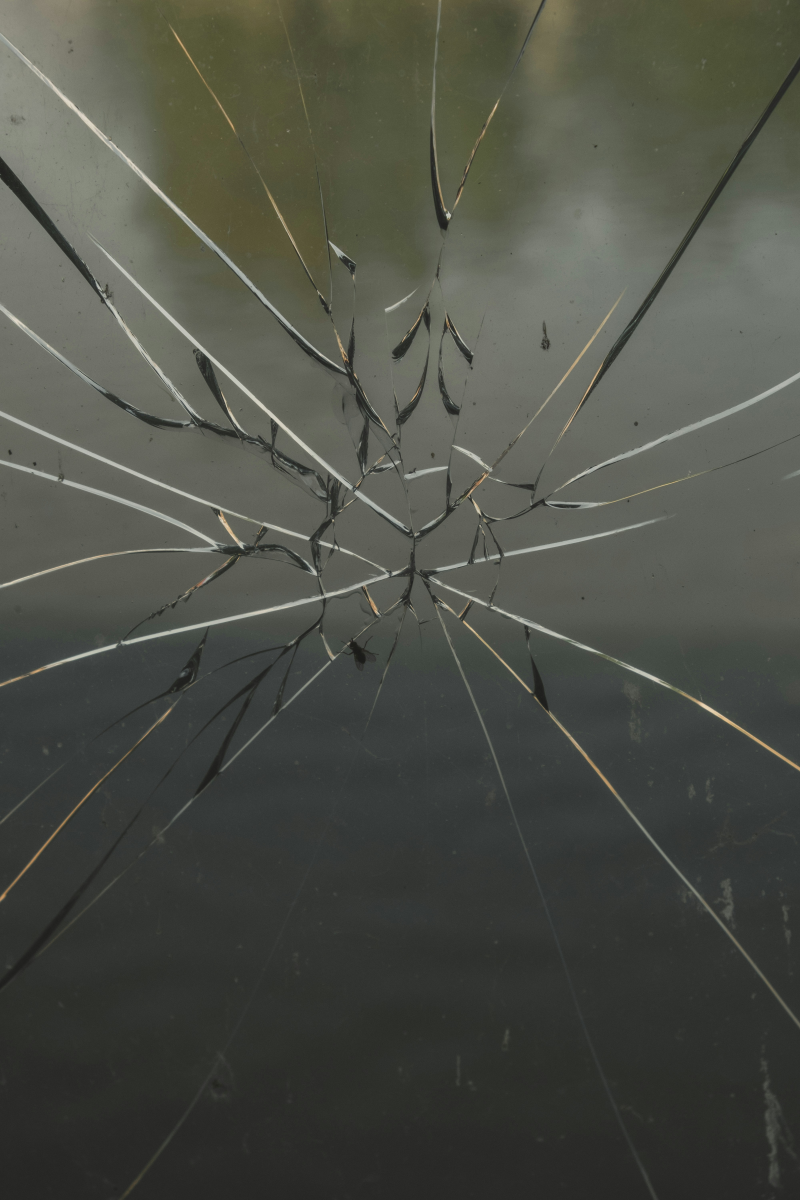
#> input picture img5.jpg, 4000 x 6000 px (shown at 1/5 size)
$ python main.py
#> lines starting #> are read from the running program, lines starting #| are printed output that depends on the picture; after the words box and inside, x2 and y2 are one past the last pixel; in counts of white or black regions, pixels touching at a corner belong together
import cv2
import numpy as np

image = cv2.imread('img5.jpg')
#> image is the input picture: shape (6000, 4000, 3); mean B, G, R 70.5, 78.9, 76.7

# Resize the image for easier processing (optional)
image = cv2.resize(image, (800, 600))
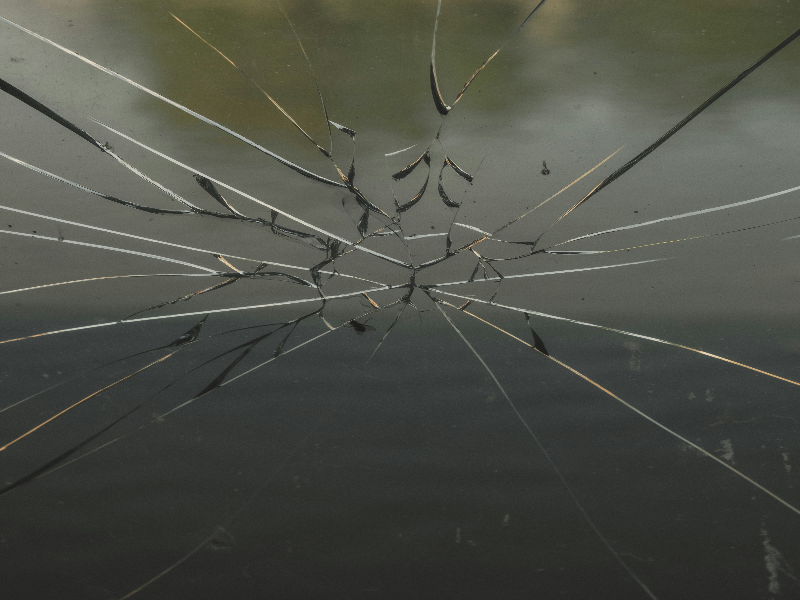
#> image: shape (600, 800, 3); mean B, G, R 70.8, 79.2, 77

# Convert the image to grayscale
gray = cv2.cvtColor(image, cv2.COLOR_BGR2GRAY)
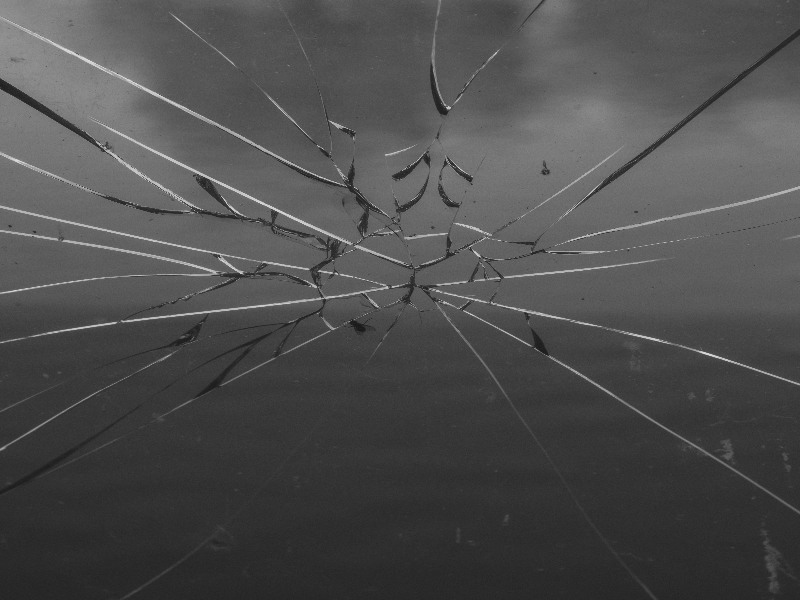
#> gray: shape (600, 800); min 25, max 220, mean 77.6

# Apply Gaussian blur to reduce noise
blurred = cv2.GaussianBlur(gray, (5, 5), 0)

edges = cv2.Canny(blurred, threshold1=50, threshold2=150)
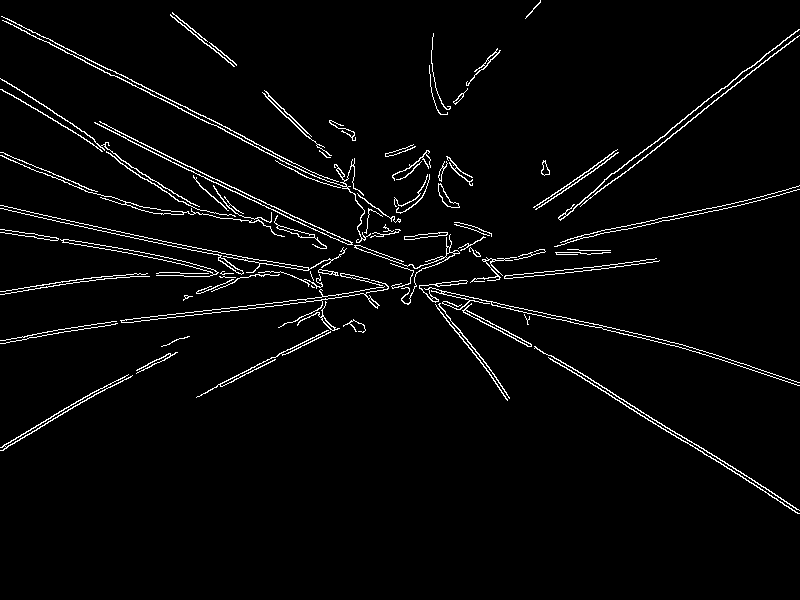
#> edges: shape (600, 800); 3.1% white in thin lines or dots, all inside (x1, y1, x2, y2) = (0, 0, 800, 514)

contours, _ = cv2.findContours(edges, cv2.RETR_EXTERNAL, cv2.CHAIN_APPROX_SIMPLE)
#> contours = 85 contours, 40 with area under 20; largest, box (x1, y1, x2, y2) and area: (120, 280, 389, 328) 630, (60, 239, 219, 277) 500, (0, 155, 285, 237) 278, (462, 303, 532, 347) 253, (2, 20, 371, 243) 222

for contour in contours:
    area = cv2.contourArea(contour)
    if area > 100:
        cv2.drawContours(image, [contour], -1, (0, 0, 255), 2)
#> this loop made 85 passes
#> area on passes 1, 2, 3, 4, 6, 11, 12, 13, 16, 17, 28, 31: 135, 148, 32, 158, 93.5, 253, 136, 78, 170, 629.5, 54, 44
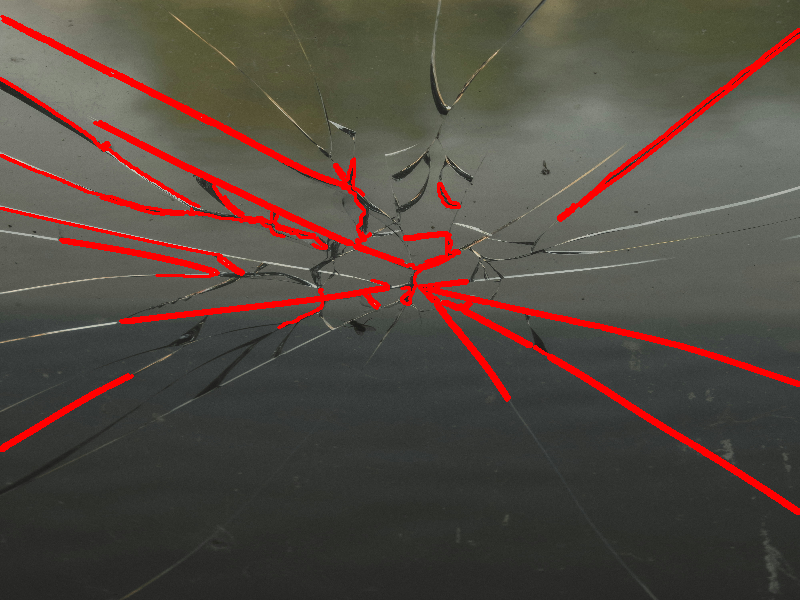
#> image: shape (600, 800, 3); 5.18% of pixels changed, all inside (x1, y1, x2, y2) = (0, 15, 800, 515)

# Display the result
cv2.imshow('Detected Cracks', image)
cv2.waitKey(0)
cv2.destroyAllWindows()

$ run again, with img1.jpg copied over img5.jpg
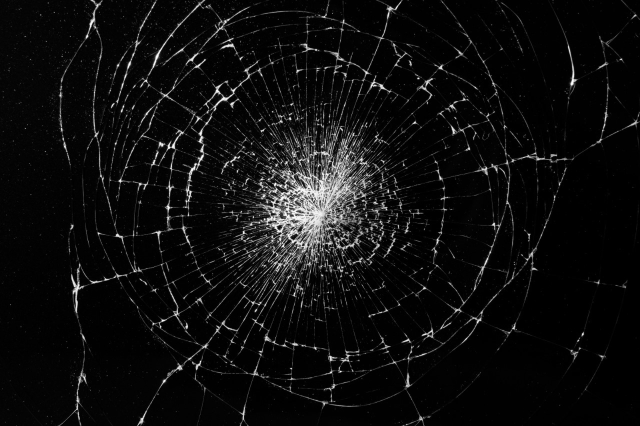
#> input picture img1.jpg, 1280 x 852 px (shown at 1/2 size)
#> image is the input picture: shape (852, 1280, 3); min 0, max 255, mean 14.5
#> `edges = cv2.Canny(blurred, threshold1=50, threshold2=150)`:
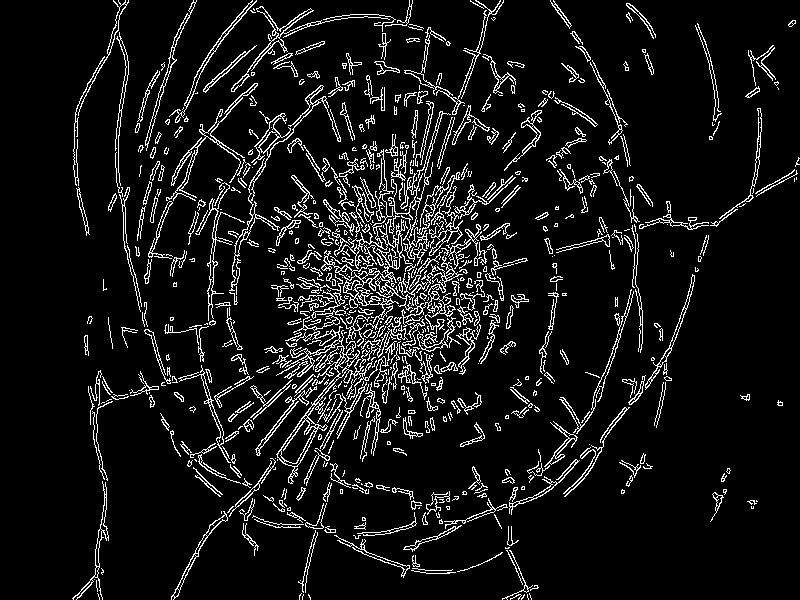
#> edges: shape (600, 800); 8.2% white in thin lines or dots
#> contours = 717 contours, 509 with area under 20; largest, box (x1, y1, x2, y2) and area: (276, 326, 389, 484) 2042, (321, 149, 428, 347) 1813, (229, 85, 341, 291) 802, (231, 6, 390, 92) 546, (166, 83, 258, 201) 482
#> the loop `for contour in contours:` made 717 passes
#> area on passes 18, 22, 27: 38.5, 55.5, 178.5
#> after the loop `for contour in contours:`:
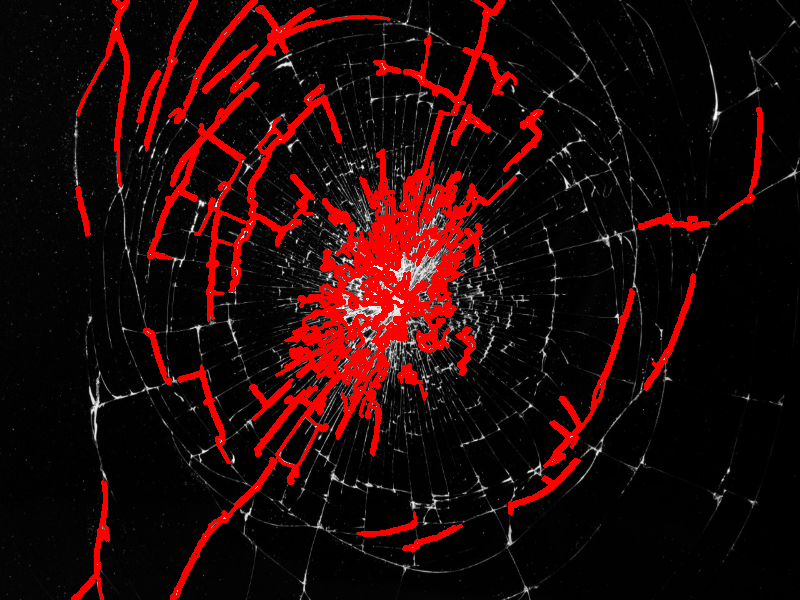
#> image: shape (600, 800, 3); mean B, G, R 8.1, 8.1, 34.2

$ run again, with img2.jpg copied over img5.jpg
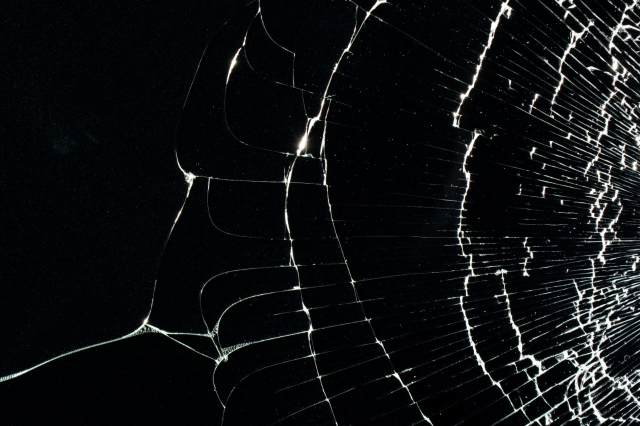
#> input picture img2.jpg, 1280 x 852 px (shown at 1/2 size)
#> image is the input picture: shape (852, 1280, 3); mean B, G, R 18.3, 16.2, 14.3
#> `edges = cv2.Canny(blurred, threshold1=50, threshold2=150)`:
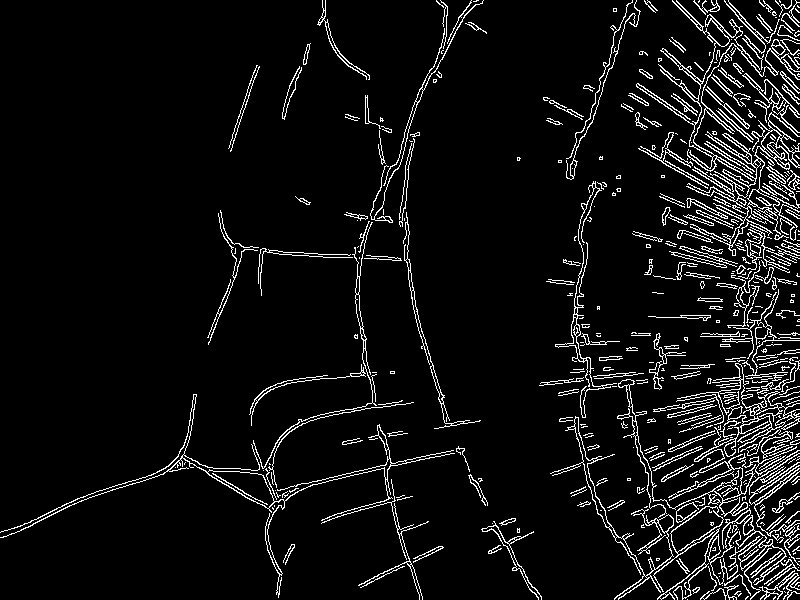
#> edges: shape (600, 800); 6.5% white in thin lines or dots
#> contours = 470 contours, 382 with area under 20; largest, box (x1, y1, x2, y2) and area: (636, 0, 800, 256) 4036, (617, 363, 800, 518) 1791, (0, 394, 455, 598) 1576, (653, 506, 724, 592) 1282, (550, 416, 674, 600) 1040
#> the loop `for contour in contours:` made 470 passes
#> area on passes 8, 10, 17: 22, 41.5, 153.5
#> after the loop `for contour in contours:`:
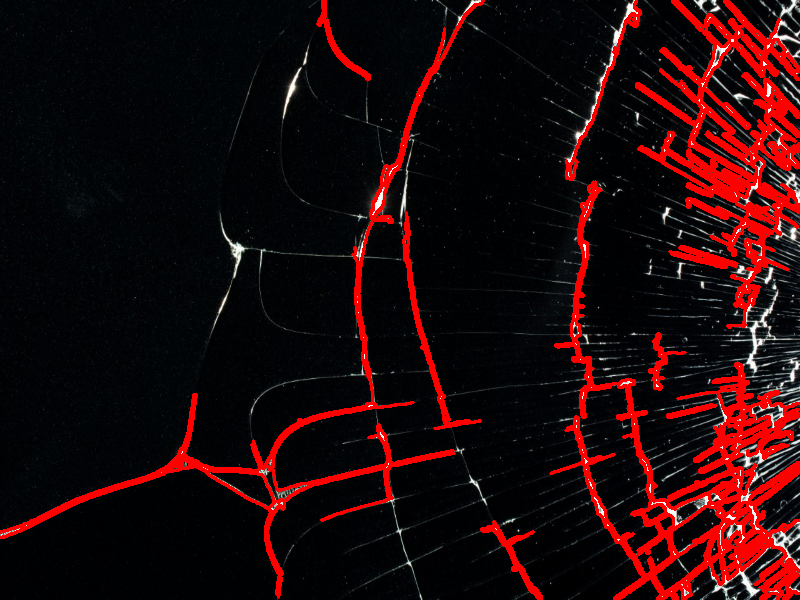
#> image: shape (600, 800, 3); mean B, G, R 10.4, 8.2, 33

$ run again, with img3.jpg copied over img5.jpg
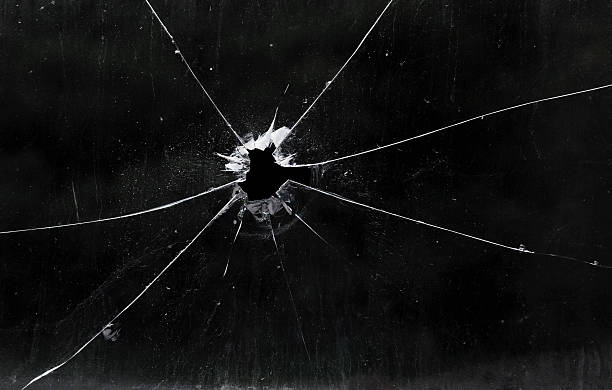
#> input picture img3.jpg, 612 x 390 px
#> image is the input picture: shape (390, 612, 3); mean B, G, R 17.7, 17.7, 17.5
#> `edges = cv2.Canny(blurred, threshold1=50, threshold2=150)`:
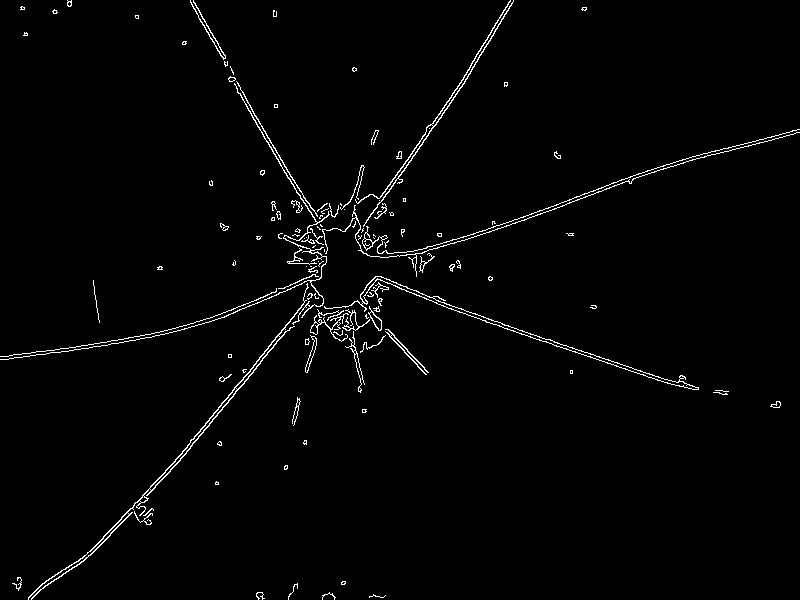
#> edges: shape (600, 800); 1.8% white in thin lines or dots
#> contours = 120 contours, 96 with area under 20; largest, box (x1, y1, x2, y2) and area: (324, 276, 699, 390) 1241, (28, 283, 309, 600) 1014, (355, 0, 514, 227) 284, (0, 83, 330, 360) 184, (362, 129, 800, 254) 146
#> the loop `for contour in contours:` made 120 passes
#> area on passes 14, 15, 18, 24, 25, 27, 29, 30: 36.5, 21, 22.5, 109.5, 33, 79, 105, 42
#> after the loop `for contour in contours:`:
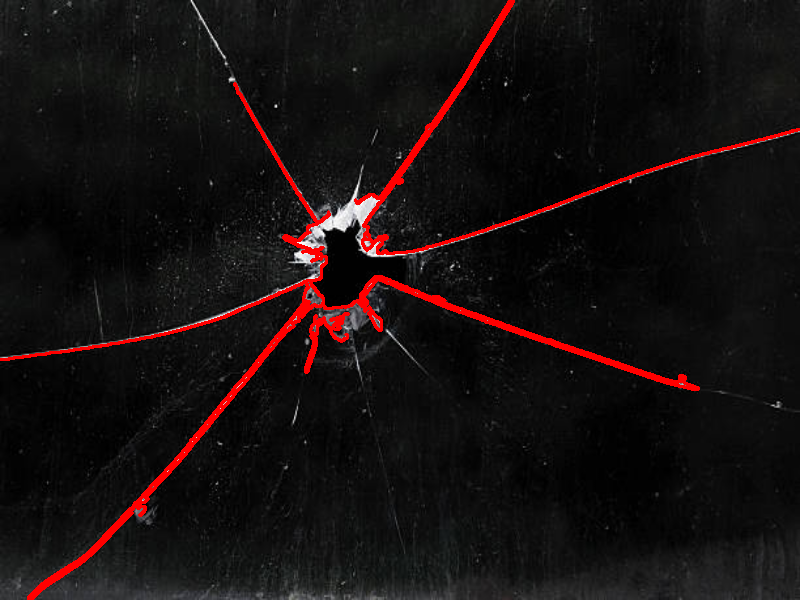
#> image: shape (600, 800, 3); mean B, G, R 15.5, 15.6, 22.5
